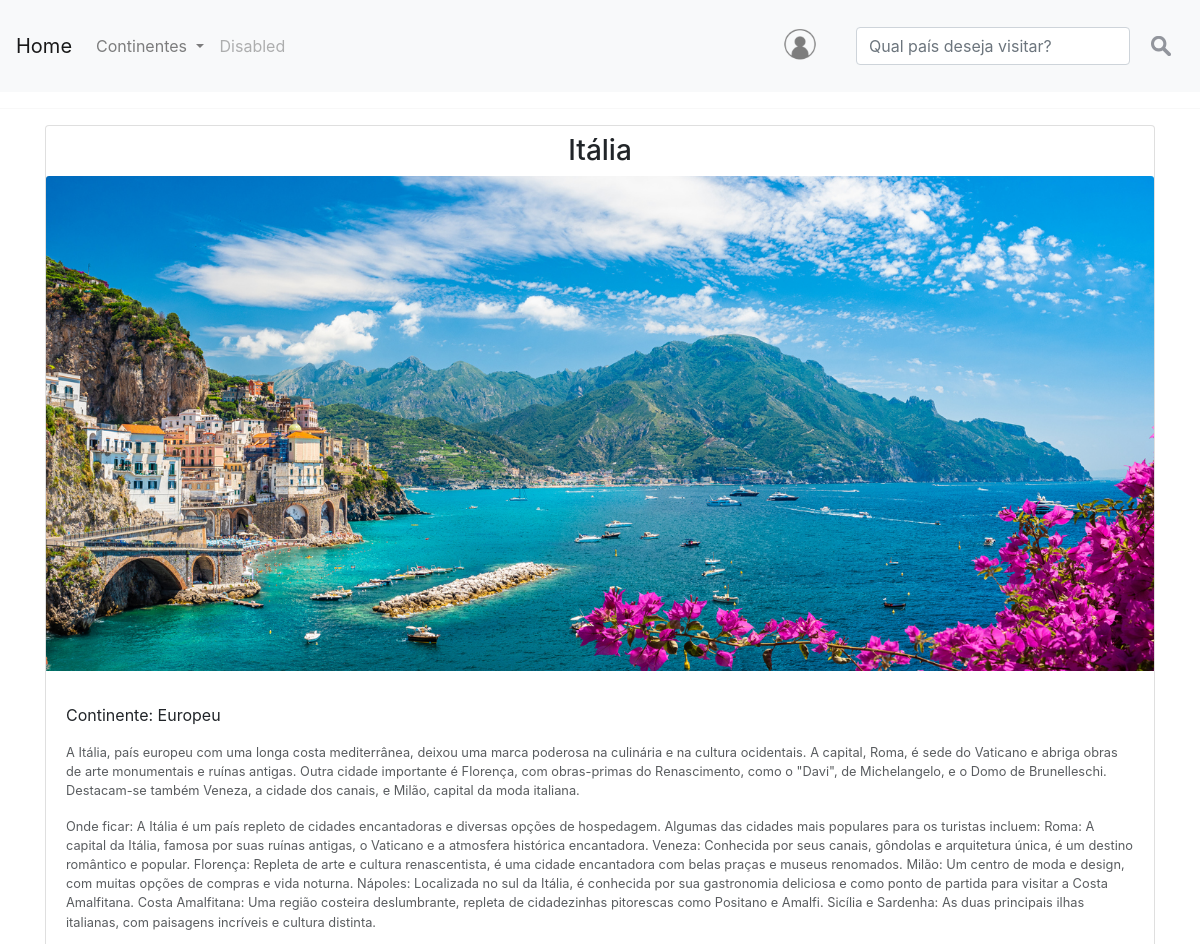
The app's page /europa/Continente/detalhe/italia/ (upper part), older data.
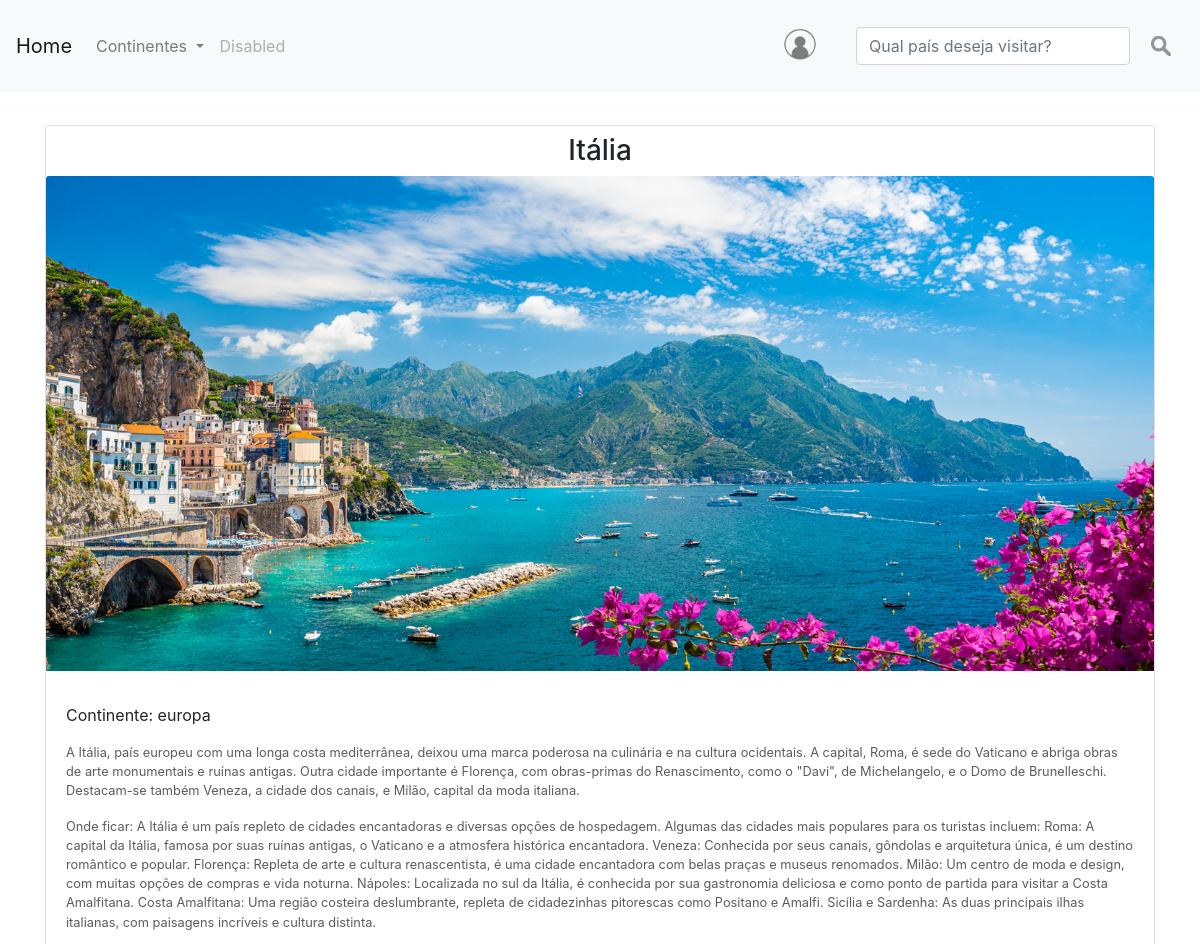
The same page, newer data.
### europa/models.py (models this page shows, shortened)
class model_europa(models.Model):
    Continente = models.CharField(max_length=100)
    País = models.CharField(max_length=100)
    Descricao = models.CharField(max_length=3000)
    OndeFicar = models.CharField(max_length=1800)
    OndeComer = models.CharField(max_length=1800)
    OndeVisitar = models.CharField(max_length=1800)
    foto = models.ImageField(upload_to='img/%Y/%m/%d/')
    ta_publicado = models.BooleanField(default=False)
    link = models.CharField(max_length=60)

### europa/views.py (the view, shortened to what this page needs)
# urls.py: path('Continente/detalhe/<str:link_url>/',views.v_detalhe, name='detalhe'),
def v_detalhe(request, link_url):
    detalhe = get_object_or_404(model_europa, link=link_url)
    comentarios = Comentario.objects.filter(eh_publicada=True, link_url=link_url)
    formulario = ComentarioForms(initial={'link_url': link_url})
    return render(request, 'europa/paginas/detalhe.html', context={'detalhe': detalhe, 'comentarios': comentarios, 'formulario': formulario})

### europa/forms.py
class ComentarioForms(forms.Form):
    Coment = forms.CharField(
        label='Comentários',
        required=True,
        max_length=5000,
        widget=forms.Textarea(
            attrs={
                'placeholder': 'Conte-nos a sua experiência!',
            }
        )
    )
    link_url = forms.CharField(
        widget=forms.HiddenInput()
    )

### europa/templates/europa/paginas/detalhe.html (shortened to what this page needs)
{% extends 'global/paginas/pais_detalhe.html' %}

### meus_templates/global/paginas/pais_detalhe.html (shortened to what this page needs)
{% include 'global/parciais/header.html' %}
<hr>
{% load static %}
<link rel="stylesheet" href="https://stackpath.bootstrapcdn.com/bootstrap/4.1.3/css/bootstrap.min.css">
{%if detalhe %}
<div class="container" style="border: 0;">
<div class="card mb-3">
  <div>
    <h3 class="text-center m-2">{{detalhe.País}}</h3>
  </div>
    <img src="{{ detalhe.foto.url }}" class="card-img-top" alt="...">
    <div class="card-body">
      <p class="card-text">Continente: {{detalhe.Continente}}</p>
      <p class="card-text"><small class="text-body-secondary">{{detalhe.Descricao}}</small></p>
      <p class="card-text"><small class="text-body-secondary">Onde ficar: {{detalhe.OndeFicar}}</small></p>
    </div>
{% endif %}
</div>
</div>

Row changes from the older to the newer data that the page shows:
changed model_europa "Itália": Continente "Europeu" → "europa"
